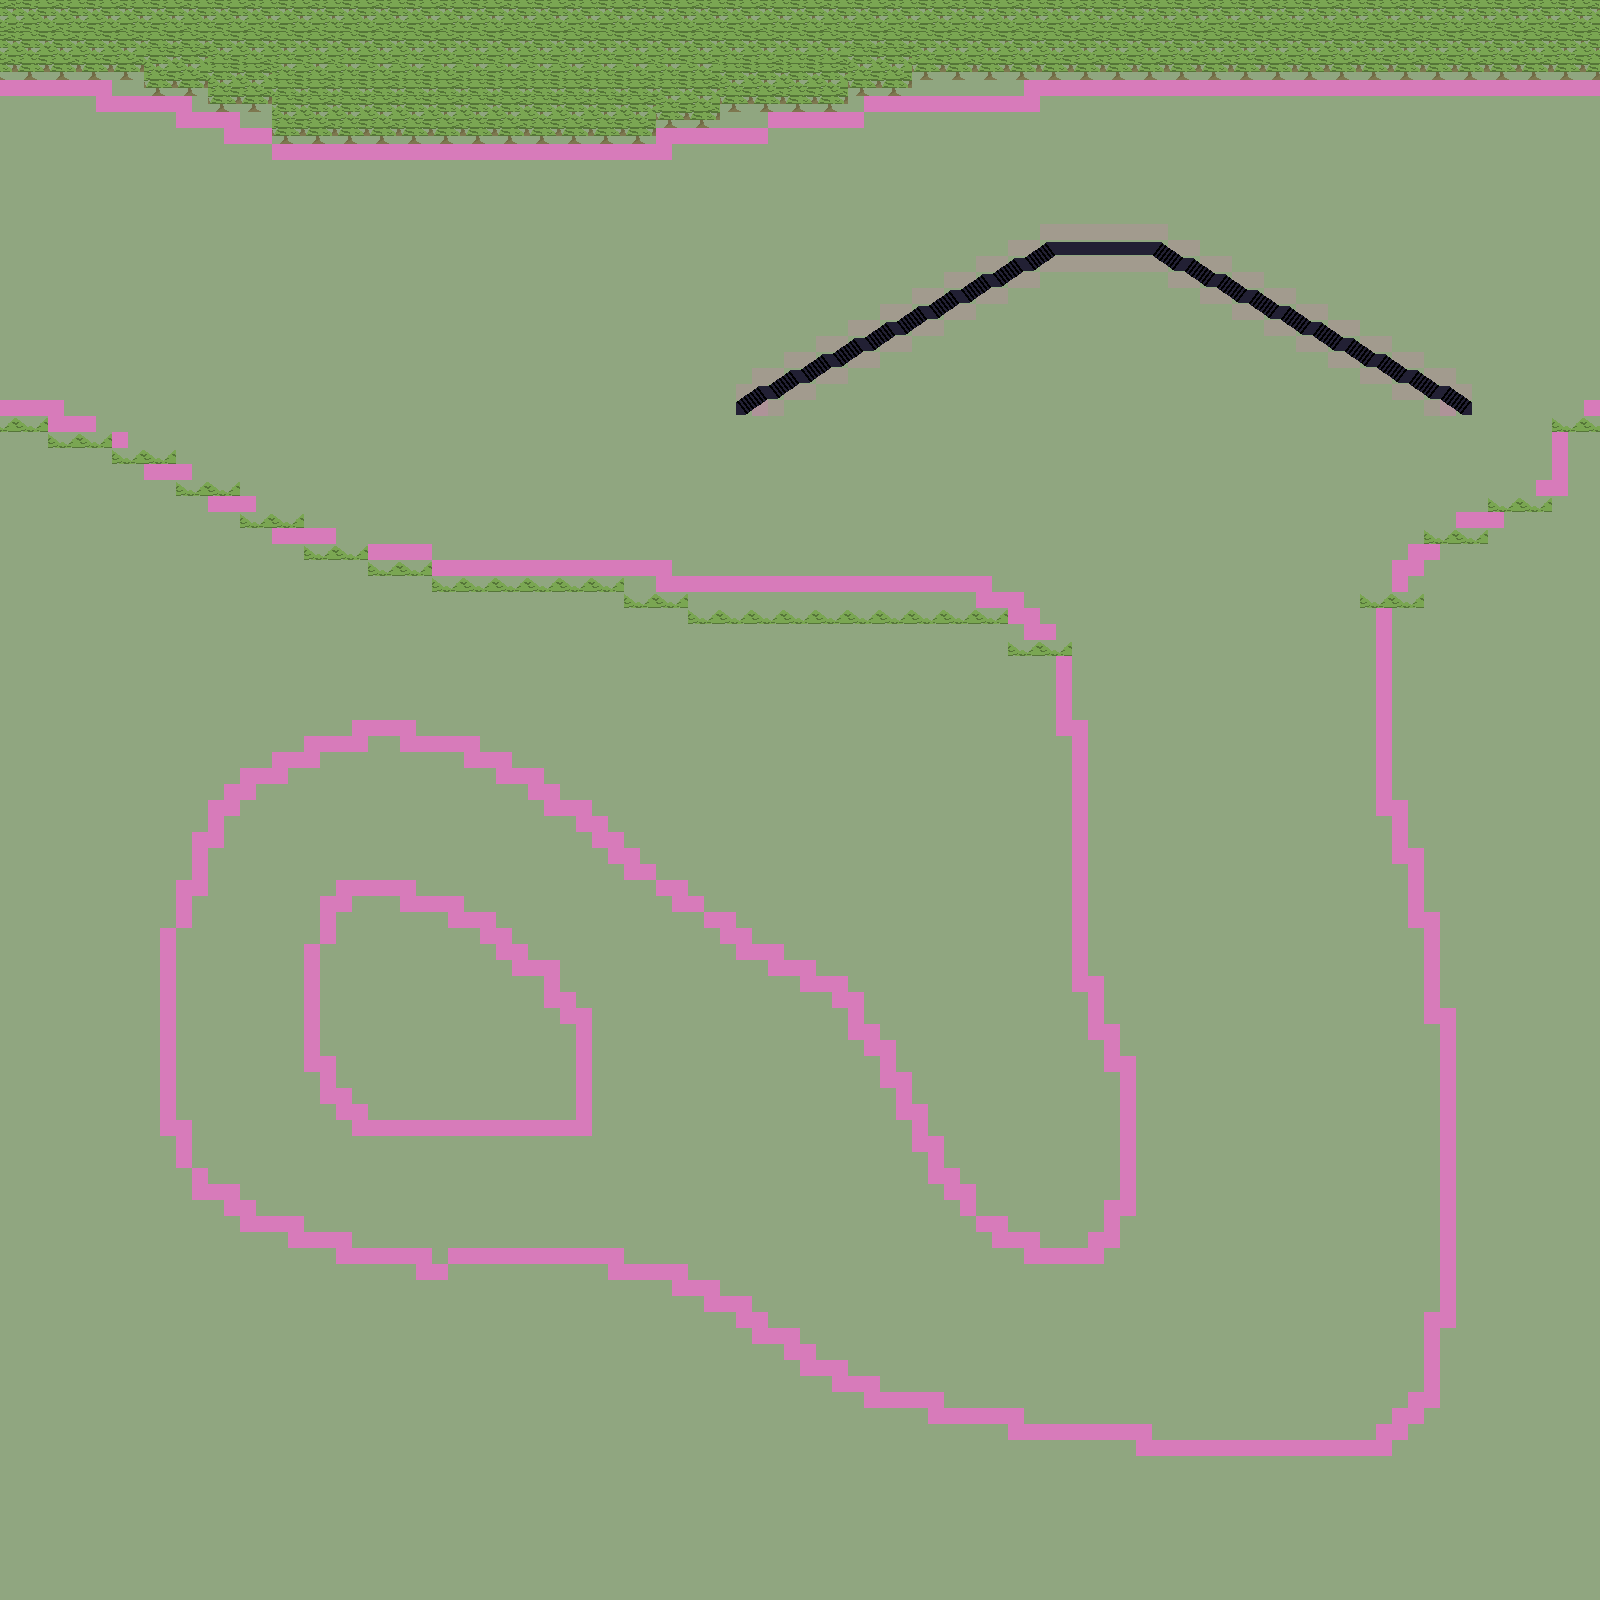

This is a level from a 2D game, rendered from its Tiled map with the project's own tilesets. A one-line summary and the map file follow, with tile-layer data summarised:
An orthogonal 100x100 tile map with 16x16 px tiles, 5 tile layers (props, collision0, collision1, invisible_stairs, ...) and 8 objects.

<map version="1.10" tiledversion="1.10.2" orientation="orthogonal" renderorder="right-down" width="100" height="100" tilewidth="16" tileheight="16" infinite="0" backgroundcolor="#90a680" nextlayerid="7" nextobjectid="10">
 <properties>
  <property name="defaultPos" value="46,29" />
  <property name="looping" type="bool" value="true" />
  <property name="music" value="res/audio/music/forest.ogg" />
 </properties>
 <tileset firstgid="1" source="../forest.tsx" />
 <layer id="3" name="props" width="100" height="100">
  <data>[10000 cells, 1282 non-empty, 18 distinct tile ids]</data>
 </layer>
 <layer id="4" name="collision0" width="100" height="100" opacity="0.25">
  <properties>
   <property name="draw" type="bool" value="false" />
  </properties>
  <data>[10000 cells, 4 non-empty, 1 distinct tile ids]</data>
 </layer>
 <layer id="5" name="collision1" width="100" height="100" opacity="0.25">
  <properties>
   <property name="draw" type="bool" value="false" />
   <property name="height" type="int" value="1" />
  </properties>
  <data>[10000 cells, 90 non-empty, 1 distinct tile ids]</data>
 </layer>
 <layer id="6" name="invisible_stairs" width="100" height="100">
  <properties>
   <property name="draw" type="bool" value="false" />
   <property name="height" type="int" value="1" />
  </properties>
  <data>[10000 cells, 1 non-empty, 1 distinct tile ids]</data>
 </layer>
 <layer id="1" name="stairs" width="100" height="100">
  <properties>
   <property name="height" type="int" value="1" />
  </properties>
  <data>[10000 cells, 85 non-empty, 10 distinct tile ids]</data>
 </layer>
 <objectgroup id="2" name="Entities">
  <object id="1" gid="3" x="720" y="416" width="16" height="16">
   <properties>
    <property name="draw" type="bool" value="false" />
    <property name="file" value="res/data/entity/stairs/stairs_reset.json" />
   </properties>
  </object>
  <object id="2" gid="3" x="736" y="416" width="16" height="16">
   <properties>
    <property name="draw" type="bool" value="false" />
    <property name="file" value="res/data/entity/stairs/stairs_begin.json" />
   </properties>
  </object>
  <object id="3" gid="3" x="736" y="432" width="16" height="16">
   <properties>
    <property name="draw" type="bool" value="false" />
    <property name="file" value="res/data/entity/stairs/stairs_reset.json" />
   </properties>
  </object>
  <object id="4" gid="3" x="1456" y="416" width="16" height="16">
   <properties>
    <property name="draw" type="bool" value="false" />
    <property name="file" value="res/data/entity/stairs/stairs_begin.json" />
   </properties>
  </object>
  <object id="5" gid="3" x="1456" y="432" width="16" height="16">
   <properties>
    <property name="draw" type="bool" value="false" />
    <property name="file" value="res/data/entity/stairs/stairs_reset.json" />
   </properties>
  </object>
  <object id="6" gid="3" x="1472" y="416" width="16" height="16">
   <properties>
    <property name="draw" type="bool" value="false" />
    <property name="file" value="res/data/entity/stairs/stairs_reset.json" />
   </properties>
  </object>
  <object id="8" gid="3" x="736" y="400" width="16" height="16">
   <properties>
    <property name="draw" type="bool" value="false" />
    <property name="file" value="res/data/entity/stairs/stairs_reset.json" />
   </properties>
  </object>
  <object id="9" gid="3" x="1456" y="400" width="16" height="16">
   <properties>
    <property name="draw" type="bool" value="false" />
    <property name="file" value="res/data/entity/stairs/stairs_reset.json" />
   </properties>
  </object>
 </objectgroup>
</map>
